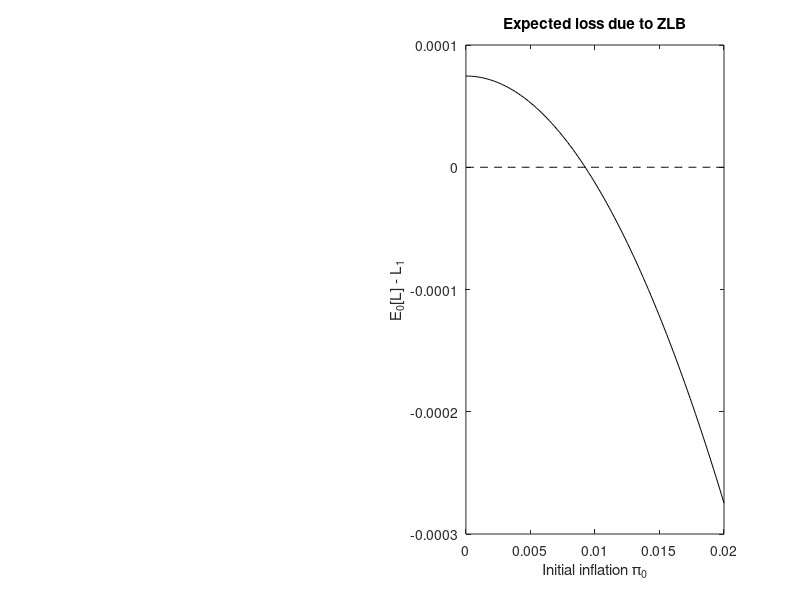

The MATLAB script that drew this image:
%OBC Example 1 in the paper: solution 'by hand', Fig 2 right panel. Based on Example 2 from Holden (2023, ReStat).
%Written by Michael Hatcher (m.c.hatcher@soton.ac.uk). Any errors are my own.

clc, clear

%Calibration
r = 0.005;
phi = 2;
psi = 0.93;
n_loop = 100;
pi0_stack = linspace(1e-5,0.02,n_loop);

%Loss function
prob = 0.25;
T_sim = 5000;  %Time horizon
betta = 0.99;  %Discount factor
Loss = NaN(n_loop,1); Loss_slack = Loss; Loss_diff = Loss; Zero = Loss;

for i=1:n_loop

    pi_0 = pi0_stack(i);

    %Find stable root
    p = [-1 phi -psi]; coefs = roots(p);
    omeg = min(abs(coefs));  
    omega_check = 1-sqrt(1-psi) - omeg;

    T_sim = 5000;  
    pi = NaN(T_sim,1); pi_bind = pi; int = pi; int_bind = pi; int_star = pi; int_bind_star = pi;
    pi_series = pi; pi_bind_series = pi;
    Time = 0:T_sim; 

    %Period 1
    pi(1) = omeg*pi_0;
    pi_bind(1) = -r/omeg;

    pi_series(1) = pi(1)^2;
    pi_bind_series(1) = pi_bind(1)^2;

    %Periods 2 onwards
    for t=2:T_sim
    
        pi(t) = omeg*pi(t-1);   
        pi_bind(t) = omeg*pi_bind(t-1);

        pi_series(t) = betta^(t-1)*pi(t)^2;
        pi_bind_series(t) = betta^(t-1)*pi_bind(t)^2;
    
    end

Loss(i) = prob*sum(pi_series) + (1-prob)*sum(pi_bind_series);
Loss_slack(i) = sum(pi_series); 
Loss_diff(i) = Loss(i) - Loss_slack(i);
Zero(i) = 0;

end


figure(1)
subplot(1,2,2), plot(pi0_stack,Zero,'--k'), hold on, plot(pi0_stack,Loss_diff,'k') 
xlabel('Initial inflation \pi_0'), ylabel('E_0[L] - L_1'), title('Expected loss due to ZLB'), hold on,
%plot(prob,Line1,'--k'), plot(prob,Line2,'--k')


   